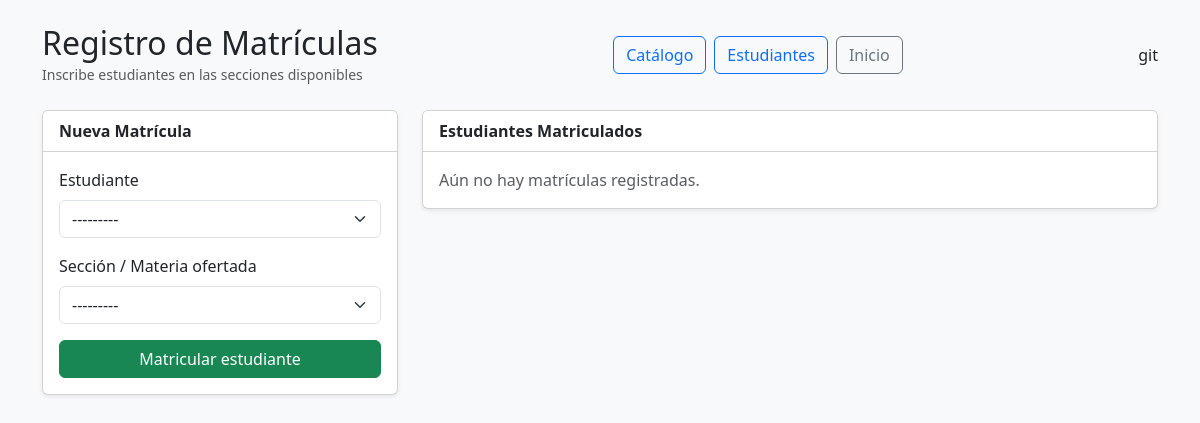
Page /matriculas/ on the earlier database version.
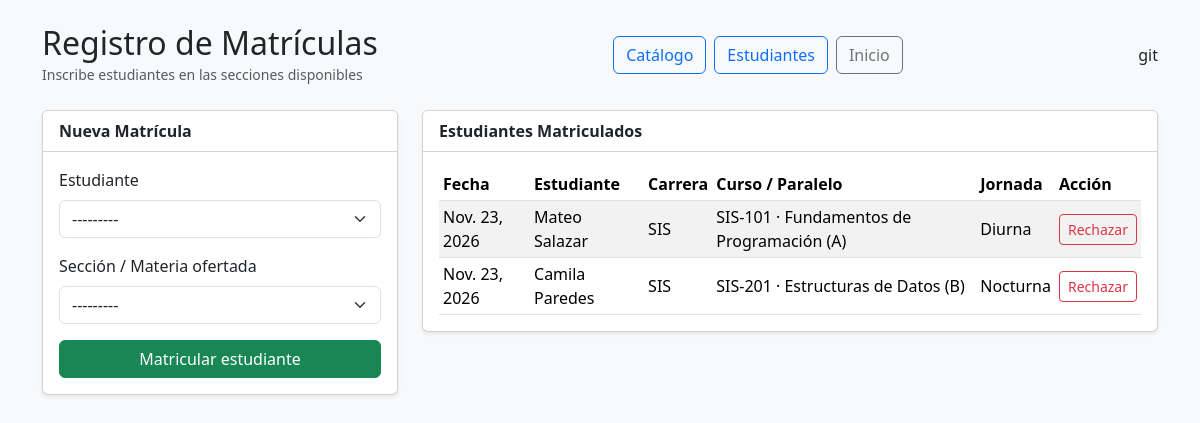
Same page on the later database version.
### academico/models.py (models this page shows, shortened)
class Matricula(ModeloBase):
    estudiante = models.ForeignKey(Estudiante, on_delete=models.PROTECT, related_name="matriculas")
    seccion = models.ForeignKey(Seccion, on_delete=models.PROTECT, related_name="matriculas")
    fecha = models.DateField(default=timezone.localdate)
    class Meta:
        verbose_name = "Matrícula"
        verbose_name_plural = "Matrículas"
        ordering = ["-fecha"]
        constraints = [   # un estudiante no se matricula dos veces en la misma sección
            models.UniqueConstraint(fields=["estudiante", "seccion"], name="matricula_unica"),
        ]

class Estudiante(ModeloBase):
    cedula = models.CharField("Cédula", max_length=10, unique=True)
    nombres = models.CharField(max_length=80)
    apellidos = models.CharField(max_length=80)
    email = models.EmailField("Correo", blank=True)
    telefono = models.CharField("Teléfono", max_length=15, blank=True)
    fecha_nacimiento = models.DateField("Fecha de nacimiento", null=True, blank=True)
    carrera = models.ForeignKey(Carrera, on_delete=models.PROTECT, related_name="estudiantes")   # 1:N
    foto = models.ImageField(upload_to="estudiantes/", blank=True)
    class Meta:
        verbose_name = "Estudiante"
        verbose_name_plural = "Estudiantes"
        ordering = ["apellidos", "nombres"]
    def __str__(self):
        return f"{self.apellidos} {self.nombres}"
    @property
    def nombre_completo(self):
        return f"{self.nombres} {self.apellidos}"

class Carrera(ModeloBase):
    facultad = models.ForeignKey(Facultad, on_delete=models.PROTECT, related_name="carreras")   # 1:N
    codigo = models.CharField("Código", max_length=10, unique=True)   # Ej: SIS
    nombre = models.CharField(max_length=150)
    duracion_semestres = models.PositiveSmallIntegerField("Duración (semestres)", default=8)
    class Meta:
        verbose_name = "Carrera"
        verbose_name_plural = "Carreras"
        ordering = ["nombre"]

class Seccion(ModeloBase):
    curso = models.ForeignKey(Curso, on_delete=models.PROTECT, related_name="secciones")
    periodo = models.ForeignKey(Periodo, on_delete=models.PROTECT, related_name="secciones")
    profesor = models.ForeignKey(Profesor, on_delete=models.PROTECT, related_name="secciones")
    paralelo = models.CharField(max_length=2, default="A")            # A, B, C...
    jornada = models.CharField(max_length=10, choices=Jornada.choices, default=Jornada.DIURNA)
    cupo = models.PositiveSmallIntegerField(default=30)
    estudiantes = models.ManyToManyField("Estudiante", through="Matricula", related_name="secciones")
    class Meta:
        verbose_name = "Sección"
        verbose_name_plural = "Secciones"
        ordering = ["periodo", "curso", "paralelo"]
        constraints = [
            models.UniqueConstraint(fields=["curso", "periodo", "paralelo", "jornada"], name="seccion_unica"),
        ]
    def __str__(self):
        return f"{self.curso.codigo} {self.paralelo} · {self.get_jornada_display()} · {self.periodo}"

class Curso(ModeloBase):                                              # la asignatura (materia)
    carrera = models.ForeignKey(Carrera, on_delete=models.PROTECT, related_name="cursos")      # 1:N
    semestre = models.ForeignKey(Semestre, on_delete=models.PROTECT, related_name="cursos")    # 1:N
    codigo = models.CharField("Código", max_length=12, unique=True)  # Ej: SIS-101
    nombre = models.CharField(max_length=150)
    creditos = models.PositiveSmallIntegerField("Créditos", default=3)
    class Meta:
        verbose_name = "Curso"
        verbose_name_plural = "Cursos"
        ordering = ["carrera", "semestre__numero", "nombre"]
    def __str__(self):
        return f"{self.codigo} · {self.nombre}"

### academico/views.py (the view)
# urls.py: path("matriculas/", views.MatriculaCreateView.as_view(), name="matriculas"),
class MatriculaCreateView(CreateView):
    model = Matricula
    form_class = MatriculaForm
    template_name = "academico/matriculas.html"
    success_url = reverse_lazy("academico:matriculas")
    def get_context_data(self, **kwargs):
        context = super().get_context_data(**kwargs)
        context["matriculas"] = Matricula.objects.select_related(
            "estudiante__carrera",
            "seccion__curso",
            "seccion__periodo",
        ).all()
        return context

### academico/forms.py
class MatriculaForm(forms.ModelForm):
    class Meta:
        model = Matricula
        fields = ["estudiante", "seccion"]
        labels = {
            "estudiante": "Estudiante",
            "seccion": "Sección / Materia ofertada",
        }
        widgets = {
            "estudiante": forms.Select(attrs={"class": "form-select"}),
            "seccion": forms.Select(attrs={"class": "form-select"}),
        }

### academico/models.py (called while the page is built)
    def __str__(self):
        return self.nombre

### academico/templates/academico/matriculas.html (shortened to what this page needs)
<!DOCTYPE html>
<html lang="es-ec">
<head>
    <link href="https://cdn.jsdelivr.net/npm/bootstrap@5.3.3/dist/css/bootstrap.min.css" rel="stylesheet">
</head>
<body class="bg-light">
    <div class="container py-4">
        <div class="d-flex justify-content-between align-items-center mb-4">
            <div>
                <h1 class="h2 mb-0">Registro de Matrículas</h1>
                <small class="text-muted">Inscribe estudiantes en las secciones disponibles</small>
            </div>
            <div class="d-flex gap-2">
                <a href="{% url 'academico:catalogo' %}" class="btn btn-outline-primary">Catálogo</a>
                <a href="{% url 'academico:estudiantes' %}" class="btn btn-outline-primary">Estudiantes</a>
                <a href="{% url 'academico:inicio' %}" class="btn btn-outline-secondary">Inicio</a>
            </div>git
        </div>
        <div class="row g-4">
            <div class="col-md-4">
                <div class="card shadow-sm">
                    <div class="card-header bg-white fw-semibold">Nueva Matrícula</div>
                    <div class="card-body">
                        <form method="post">
                            {% for field in form %}
                                <div class="mb-3">
                                    <label for="{{ field.id_for_label }}" class="form-label">{{ field.label }}</label>
                                    {{ field }}
                                </div>
                            {% endfor %}
                            <button type="submit" class="btn btn-success w-100">Matricular estudiante</button>
                        </form>
                    </div>
                </div>
            </div>
            <div class="col-md-8">
                <div class="card shadow-sm">
                    <div class="card-header bg-white fw-semibold">Estudiantes Matriculados</div>
                    <div class="card-body">
                        {% if matriculas %}
                            <div class="table-responsive">
                                <table class="table table-sm table-striped align-middle mb-0">
                                    <thead>
                                        <tr>
                                            <th>Fecha</th>
                                            <th>Estudiante</th>
                                            <th>Carrera</th>
                                            <th>Curso / Paralelo</th>
                                            <th>Jornada</th>
                                            <th>Acción</th>
                                        </tr>
                                    </thead>
                                    <tbody>
                                        {% for m in matriculas %}
                                            <tr>
                                                <td>{{ m.fecha }}</td>
                                                <td>{{ m.estudiante.nombre_completo }}</td>
                                                <td>{{ m.estudiante.carrera.codigo }}</td>
                                                <td>{{ m.seccion.curso }} ({{ m.seccion.paralelo }})</td>
                                                <td>{{ m.seccion.get_jornada_display }}</td>
                                                <td>
                                                    <a href="{% url 'academico:matricula_eliminar' m.pk %}" class="btn btn-sm btn-outline-danger">
                                                        Rechazar
                                                    </a>
                                                </td>
                                            </tr>
                                        {% endfor %}
                                    </tbody>
                                </table>
                            </div>
                        {% else %}
                            <p class="text-muted mb-0">Aún no hay matrículas registradas.</p>
                        {% endif %}
                    </div>
                </div>
            </div>
        </div>
    </div>
</body>
</html>

Differences in the rows shown:
added Matricula: fecha "Nov. 23, 2026", estudiante.nombre_completo "Mateo Salazar", estudiante.carrera.codigo "SIS", seccion.curso "SIS-101 · Fundamentos de Programación", seccion.paralelo "A", seccion.jornada "Diurna"
added Matricula: fecha "Nov. 23, 2026", estudiante.nombre_completo "Camila Paredes", estudiante.carrera.codigo "SIS", seccion.curso "SIS-201 · Estructuras de Datos", seccion.paralelo "B", seccion.jornada "Nocturna"
Other differences:
text no longer shown: "Aún no hay matrículas registradas."
text now shown: "Fecha Estudiante Carrera Curso / Paralelo Jornada Acción"
